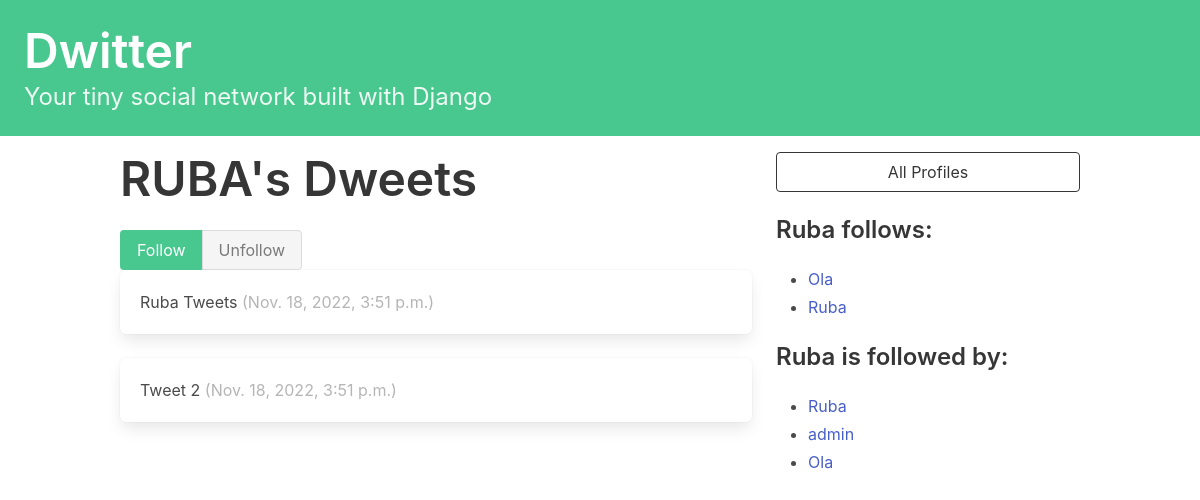
The page /profile/8 (signed in) on the database its author committed.
### dwitter/models.py (models this page shows, shortened)
class Profile(models.Model):
    user = models.OneToOneField(User, on_delete=models.CASCADE)
    follows = models.ManyToManyField(
            "self",
            related_name="followed_by",
            symmetrical=False,
            blank=True
            )
    def __str__(self):
        return self.user.username

class Dweet(models.Model):
    user = models.ForeignKey(
        User, related_name="dweets", on_delete=models.DO_NOTHING
        )
    body = models.CharField(max_length=140)
    created_at = models.DateTimeField(auto_now_add=True)

### dwitter/views.py (the view, shortened to what this page needs)
# urls.py: path("profile/<int:pk>", profile, name="profile"),
def profile(request, pk):
    if not hasattr(request.user, 'profile'):
        missing_profile = Profile(user=request.user)
        missing_profile.save()
    profile = Profile.objects.get(pk=pk)
    return render(request, "profile.html", {"profile": profile})

### dwitter/templates/profile.html (shortened to what this page needs)
{% extends 'base.html' %}
{% block content %}
<div class="column">
<div class="block">
<h1 class="title is-1">
{{profile.user.username|upper}}'s Dweets
</h1>
</div>
<form method="post">
    <div class="buttons has-addons">
        {% if profile in user.profile.follows.all %}
            <button class="button is-success is-static">Follow</button>
            <button class="button is-danger" name="follow" value="unfollow">
            Unfollow
            </button>
            {% else %}
            <button class="button is-success" name="follow" value="follow">
            Follow
            </button>
            <button class="button is-danger is-static">Unfollow</button>
        {% endif %}
    </div>
</form>
     <div class="content">
        {% for dweet in profile.user.dweets.all %}
            <div class="box">
            {{ dweet.body }}
                <span class="is-small has-text-grey-light">
                ({{ dweet.created_at }})
                </span>
            </div>
        {% endfor %}
     </div>
</div>
<div class="column is-one-third">
<div class="block">
<a href="{% url 'dwitter:profile_list' %}">
<button class="button is-dark is-outlined is-fullwidth">
All Profiles
</button>
</a>
</div>
<div class="block">
<h3 class="title is-4">
{{profile.user.username}} follows:
</h3>
<div class="content">
<ul>
{% for following in profile.follows.all %}
<li>
<a href="{% url 'dwitter:profile' following.id %}">
{{ following }}
</a>
</li>
{% endfor %}
</ul>
</div>
</div>
    <div class="block">
<h3 class="title is-4">
{{profile.user.username}} is followed by:
</h3>
<div class="content">
    <ul>
    {% for follower in profile.followed_by.all %}
    <li>
    <a href="{% url 'dwitter:profile' follower.id %}">
    {{ follower }}
    </a>
    </li>
    {% endfor %}
    </ul>
</div>
</div>
</div>
{% endblock content %}

### rows shown on the page
Profile: user.username "RUBA", user.username "Ruba"
Dweet: body "Ruba Tweets", created_at "Nov. 18, 2022, 3:51 p.m."
Dweet: body "Tweet 2", created_at "Nov. 18, 2022, 3:51 p.m."
Profile: user.username "Ola"
Profile: user.username "admin"
